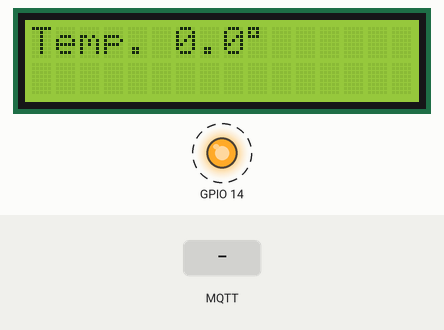
The sketch below on a simulated ESP8266 (NodeMCU). On the bench: 16×2 character LCD, output pins drawn as LEDs (lit = HIGH). Dashed ring = blinking. Inputs (shaded band) come from the test bench. WiFi joins after 1.5 s; servers stay silent unless stated; no MQTT or app messages arrive unless stated; what the sketch prints to the serial monitor is not drawn.

Above: at 2.57 s.
2.9 s: MQTT message "1" arrives on the first subscribed topic
5.7 s: MQTT message "on" arrives on the first subscribed topic
7.3 s: MQTT message "off" arrives on the first subscribed topic
At 12.8 s:
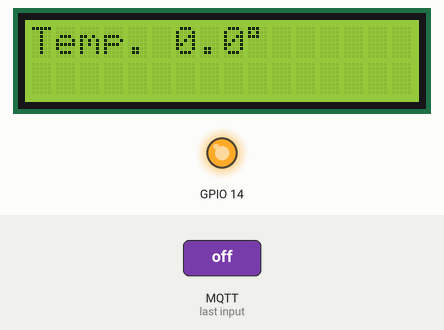
At 14.2 s:
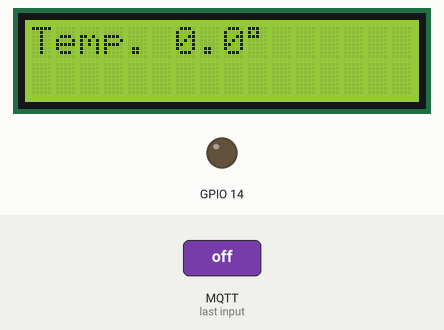
Timing chart, 0 to 14.8 s (numbered marks = the images above; inputs shaded):
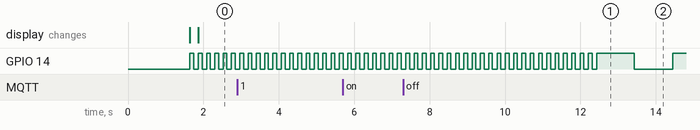

The sketch:

subscriber_temperature.ino
```cpp
#include "MqttClient.h"
#include "WifiClient.h"
#include <ArduinoJson.h>
#include <Wire.h>
#include <LiquidCrystal_I2C.h>

#define LED D13 // external LED is connected to board's

char *ssid_wifi = "HIP";
char *pass_wifi = "bullshit1";

const char *mqtt_broker_ip = "172.20.10.2";
const int mqtt_broker_port = 1883;
const char *client_id = "subscriber_DHT11";
const int num_subscribe_topics = 1;
String subscribe_topics[num_subscribe_topics] =
    {"temperature_topic"};
WifiClient wifi_client(ssid_wifi, pass_wifi);
MqttClient mqtt_client(mqtt_broker_ip, mqtt_broker_port,
                       subscribe_topics, num_subscribe_topics);

float temp[50];
int temp_cnt = 0;


float temperature = 0;
float humidity = 0;
float blink_delay = 100;
LiquidCrystal_I2C lcd(0x27, 16, 2);

void setup()
{
    Serial.begin(9600);
    wifi_client.connect();
    mqtt_client.connect(client_id);
    pinMode(LED, OUTPUT); // initialize LED as an output
    lcd.init();
    lcd.backlight();
}

void loop()
{
    mqtt_client.check_connection(client_id);
    String msg = mqtt_client.get_msg();
    DynamicJsonDocument doc(1024);
    deserializeJson(doc, msg);
    float avg_temp = 0;
    temperature = doc["temperature"];
    temp[temp_cnt] = temperature;
    temp_cnt ++;
    if (temp_cnt >=50) {
      for(int i = 0; i < 50; i++){
          avg_temp += temp[i];
      }
      avg_temp /= 50;
      temp_cnt = 0;
      if (avg_temp >= 10.0 && avg_temp < 20.0)
      {
          blink_delay = 2000;
      }
      else if (avg_temp >= 20.0 && avg_temp < 30.0)
      {
          blink_delay = 500;
      }
      else
      {
          blink_delay = 1000;
      }
    }
    digitalWrite(LED, HIGH); // turn the LED on (HIGH is the voltage level)
    delay(blink_delay);      // wait
    digitalWrite(LED, LOW);  // turn the LED off by making the voltage LOW
    delay(blink_delay);      // wait
    lcd.setCursor(0, 0);
    lcd.print("Temp. ");
    String temperature_str = String(temperature, 1);
    lcd.print(temperature_str);
    lcd.print((char)223); // celsius char
}
```

MqttClient.cpp
```cpp
#include "MqttClient.h"
#include <MQTT.h>
#include <ESP8266WiFi.h>

WiFiClient _wifi_client;
String _msg;
String _topic;
int _num_subscribe_topics;

MqttClient::MqttClient(const char *mqtt_broker_ip, const int mqtt_broker_port)
{
    _mqtt_client.begin(mqtt_broker_ip, _wifi_client);
}

MqttClient::MqttClient(const char *mqtt_broker_ip, const int mqtt_broker_port, String *subscribe_topics, const int num_subscribe_topics)
{
    _mqtt_client.begin(mqtt_broker_ip, _wifi_client);
    _subscribe_topics = subscribe_topics;
    _num_subscribe_topics = num_subscribe_topics;
}

void callback(String &topic, String &payload)
{
    Serial.println("Message arrived [" + topic + "]: " +
                   payload);
    _msg = payload;
    _topic = topic;
}

void MqttClient::connect(const char *client_id)
{
    Serial.print("Connecting to MQTT broker... ");
    while (!_mqtt_client.connect(client_id, "public",
                                 "public"))
    {
        Serial.print(".");
        delay(1000);
    }
    Serial.println("done!");
    for (int i = 0; i < _num_subscribe_topics; i++)
    {
        _mqtt_client.onMessage(callback);
        _mqtt_client.subscribe(_subscribe_topics[i]);
        Serial.println("Subscribed to topic: " +
                       _subscribe_topics[i]);
    }
}

void MqttClient::publish_message(const char *topic, const char *msg)
{
    _mqtt_client.publish(topic, msg);
    Serial.println("Message published [ " + String(topic) +
                   " ]: " + String(msg));
}

void MqttClient::check_connection(const char *client_id)
{
    _mqtt_client.loop();
    delay(10);
    if (!_mqtt_client.connected())
        connect(client_id);
}

String MqttClient::get_msg() { return _msg; }

String MqttClient::get_topic() { return _topic; }

void MqttClient::reset_msg()
{
    _msg = "";
    _topic = "";
}
```

MqttClient.h
```cpp
#include <Arduino.h>
#include <MQTT.h>

class MqttClient
{
public:
    MqttClient(const char *mqtt_broker_ip, const int
                                               mqtt_broker_port);
    MqttClient(const char *mqtt_broker_ip, const int mqtt_broker_port, String *subscribe_topics, const int num_subscribe_topics);
    void connect(const char *client_id);
    void publish_message(const char *topic, const char
                                                *msg);
    void check_connection(const char *client_id);
    String get_msg();
    String get_topic();
    void reset_msg();

private:
    MQTTClient _mqtt_client;
    String *_subscribe_topics;
    int _num_subscribe_topics;
};
```

WifiClient.cpp
```cpp
#include <ESP8266WiFi.h>
#include "WifiClient.h"


WifiClient::WifiClient(char *ssid, char *pass)
{
  _ssid = ssid;
  _pass = pass;
}

void WifiClient::connect()
{
  WiFiClient wifiClient;

  Serial.print("Connecting to WPA SSID [" + String(_ssid) + "]...");
  WiFi.begin(_ssid, _pass);
  while (WiFi.status() != WL_CONNECTED) {
       delay(500);
       Serial.print(".");
    }
  Serial.println("");
  Serial.println("WiFi connected");
  Serial.println("IP address is: ");
  Serial.println(WiFi.localIP());
}
```

WifiClient.h
```cpp
#include <ESP8266WiFi.h>

class WifiClient
{
  public:
    WifiClient(char *ssid, char *pass);
    void connect();
    int wifiStatus;

  private:
    char *_ssid;
    char *_pass;
};
```
